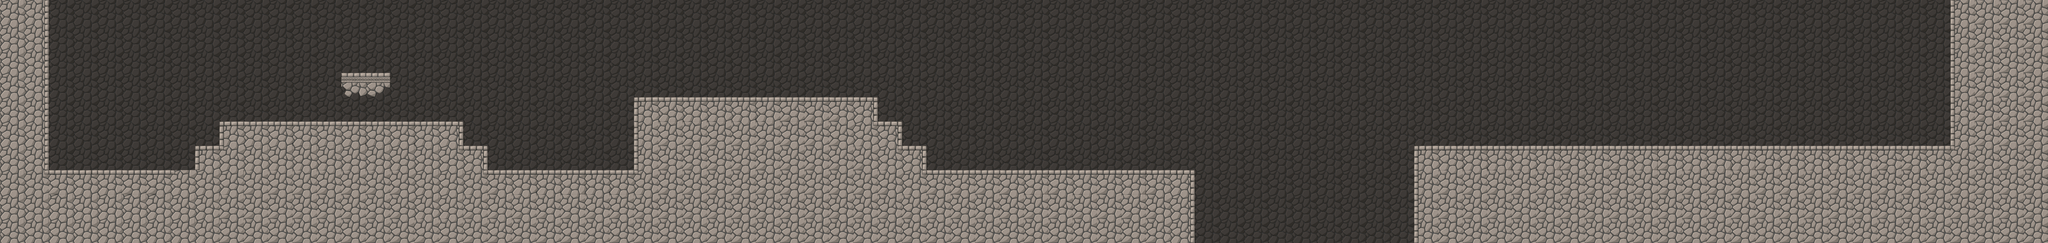

This game map was drawn from its Tiled (.tmx) file and the tilesets committed beside it. A one-line description and the trimmed map source follow:
An orthogonal 84x10 tile map with 64x64 px tiles, 2 tile layers (Background, Floor).

<map version="1.0" orientation="orthogonal" renderorder="right-down" width="84" height="10" tilewidth="64" tileheight="64" nextobjectid="1">
 <tileset firstgid="1" name="timetale_tilemap_64" tilewidth="64" tileheight="64" tilecount="50" columns="10">
  <image source="timetale_tilemap_64.png" width="640" height="320" />
 </tileset>
 <layer name="Background" width="84" height="10" opacity="0.9">
  <data>[840 cells, 840 non-empty, 1 distinct tile ids]</data>
 </layer>
 <layer name="Floor" width="84" height="10">
  <data>[840 cells, 346 non-empty, 16 distinct tile ids]</data>
 </layer>
</map>
